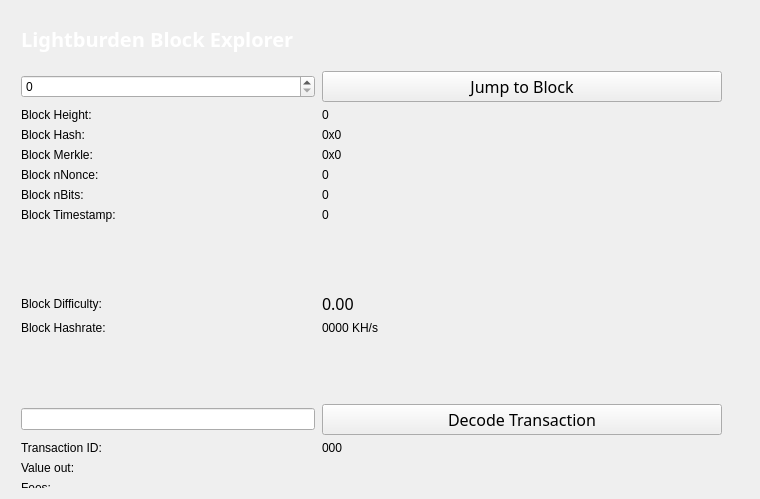
<?xml version="1.0" encoding="UTF-8"?>
<ui version="4.0">
 <class>BlockBrowser</class>
 <widget class="QWidget" name="BlockBrowser">
  <property name="windowModality">
   <enum>Qt::NonModal</enum>
  </property>
  <property name="enabled">
   <bool>true</bool>
  </property>
  <property name="geometry">
   <rect>
    <x>0</x>
    <y>0</y>
    <width>760</width>
    <height>499</height>
   </rect>
  </property>
  <property name="sizePolicy">
   <sizepolicy hsizetype="Preferred" vsizetype="Preferred">
    <horstretch>0</horstretch>
    <verstretch>0</verstretch>
   </sizepolicy>
  </property>
  <property name="minimumSize">
   <size>
    <width>0</width>
    <height>0</height>
   </size>
  </property>
  <property name="acceptDrops">
   <bool>false</bool>
  </property>
  <property name="windowTitle">
   <string>Form</string>
  </property>
  <property name="styleSheet">
   <string notr="true"/>
  </property>
  <layout class="QGridLayout">
   <property name="sizeConstraint">
    <enum>QLayout::SetMaximumSize</enum>
   </property>
   <property name="leftMargin">
    <number>21</number>
   </property>
   <property name="topMargin">
    <number>21</number>
   </property>
   <property name="rightMargin">
    <number>10</number>
   </property>
   <item row="1" column="0">
    <widget class="QWidget" name="widget" native="true">
     <widget class="QWidget" name="layoutWidget">
      <property name="geometry">
       <rect>
        <x>0</x>
        <y>0</y>
        <width>699</width>
        <height>37</height>
       </rect>
      </property>
      <layout class="QHBoxLayout" name="horizontalLayout_4">
       <property name="spacing">
        <number>7</number>
       </property>
       <item>
        <widget class="QLabel" name="label_5">
         <property name="font">
          <font>
           <family>Century Gothic</family>
           <pointsize>12</pointsize>
           <weight>50</weight>
           <italic>false</italic>
           <bold>false</bold>
          </font>
         </property>
         <property name="text">
          <string>&lt;html&gt;&lt;head/&gt;&lt;body&gt;&lt;p&gt;&lt;span style=&quot; font-size:20px; font-weight:600; color:#ffffff;&quot;&gt;Lightburden Block Explorer &lt;/span&gt;&lt;/p&gt;&lt;/body&gt;&lt;/html&gt;</string>
         </property>
        </widget>
       </item>
       <item>
        <spacer name="horizontalSpacer_2">
         <property name="orientation">
          <enum>Qt::Horizontal</enum>
         </property>
         <property name="sizeHint" stdset="0">
          <size>
           <width>40</width>
           <height>20</height>
          </size>
         </property>
        </spacer>
       </item>
      </layout>
     </widget>
     <widget class="QWidget" name="layoutWidget_2">
      <property name="geometry">
       <rect>
        <x>0</x>
        <y>50</y>
        <width>701</width>
        <height>528</height>
       </rect>
      </property>
      <layout class="QGridLayout" name="gridLayout_3" rowstretch="0,0,0,0,0,0,0,0,0,0,0,0,0,0,0,0,0,0,0,0" columnstretch="0,0">
       <property name="sizeConstraint">
        <enum>QLayout::SetDefaultConstraint</enum>
       </property>
       <property name="horizontalSpacing">
        <number>7</number>
       </property>
       <item row="13" column="1">
        <widget class="QPushButton" name="txButton">
         <property name="font">
          <font>
           <family>Century Gothic</family>
           <pointsize>12</pointsize>
           <weight>50</weight>
           <italic>false</italic>
           <bold>false</bold>
          </font>
         </property>
         <property name="styleSheet">
          <string notr="true"/>
         </property>
         <property name="text">
          <string>Decode Transaction</string>
         </property>
         <property name="autoDefault">
          <bool>true</bool>
         </property>
        </widget>
       </item>
       <item row="18" column="1">
        <widget class="QLabel" name="inputBox">
         <property name="styleSheet">
          <string notr="true">font: 10pt &quot;Arial Narrow&quot;;</string>
         </property>
         <property name="text">
          <string/>
         </property>
         <property name="alignment">
          <set>Qt::AlignLeading|Qt::AlignLeft|Qt::AlignTop</set>
         </property>
        </widget>
       </item>
       <item row="18" column="0">
        <widget class="QLabel" name="inputLabel">
         <property name="text">
          <string>Inputs:</string>
         </property>
         <property name="alignment">
          <set>Qt::AlignLeading|Qt::AlignLeft|Qt::AlignTop</set>
         </property>
        </widget>
       </item>
       <item row="11" column="1">
        <widget class="QLabel" name="pawBox">
         <property name="styleSheet">
          <string notr="true"/>
         </property>
         <property name="text">
          <string>0000 KH/s</string>
         </property>
        </widget>
       </item>
       <item row="19" column="0">
        <spacer name="verticalSpacer">
         <property name="orientation">
          <enum>Qt::Vertical</enum>
         </property>
         <property name="sizeHint" stdset="0">
          <size>
           <width>20</width>
           <height>40</height>
          </size>
         </property>
        </spacer>
       </item>
       <item row="10" column="1">
        <widget class="QLabel" name="hardBox">
         <property name="font">
          <font>
           <family>Century Gothic</family>
           <pointsize>12</pointsize>
           <weight>50</weight>
           <italic>false</italic>
           <bold>false</bold>
          </font>
         </property>
         <property name="styleSheet">
          <string notr="true"/>
         </property>
         <property name="text">
          <string>0.00</string>
         </property>
        </widget>
       </item>
       <item row="14" column="0">
        <widget class="QLabel" name="txLabel">
         <property name="text">
          <string>Transaction ID:</string>
         </property>
        </widget>
       </item>
       <item row="14" column="1">
        <widget class="QLabel" name="txID">
         <property name="styleSheet">
          <string notr="true"/>
         </property>
         <property name="text">
          <string>000</string>
         </property>
        </widget>
       </item>
       <item row="15" column="0">
        <widget class="QLabel" name="valueLabel">
         <property name="text">
          <string>Value out:</string>
         </property>
        </widget>
       </item>
       <item row="1" column="0">
        <widget class="QSpinBox" name="heightBox">
         <property name="sizePolicy">
          <sizepolicy hsizetype="Preferred" vsizetype="Fixed">
           <horstretch>0</horstretch>
           <verstretch>0</verstretch>
          </sizepolicy>
         </property>
         <property name="styleSheet">
          <string notr="true"/>
         </property>
         <property name="maximum">
          <number>99999999</number>
         </property>
        </widget>
       </item>
       <item row="10" column="0">
        <widget class="QLabel" name="hardLabel">
         <property name="text">
          <string>Block Difficulty:</string>
         </property>
        </widget>
       </item>
       <item row="15" column="1">
        <widget class="QLabel" name="valueBox">
         <property name="styleSheet">
          <string notr="true"/>
         </property>
         <property name="text">
          <string/>
         </property>
        </widget>
       </item>
       <item row="3" column="0">
        <widget class="QLabel" name="heightLabel_2">
         <property name="text">
          <string>Block Height:</string>
         </property>
        </widget>
       </item>
       <item row="8" column="1">
        <widget class="QLabel" name="timeBox">
         <property name="styleSheet">
          <string notr="true"/>
         </property>
         <property name="text">
          <string>0</string>
         </property>
        </widget>
       </item>
       <item row="5" column="0">
        <widget class="QLabel" name="merkleLabel">
         <property name="text">
          <string>Block Merkle:</string>
         </property>
        </widget>
       </item>
       <item row="16" column="1">
        <widget class="QLabel" name="feesBox">
         <property name="styleSheet">
          <string notr="true"/>
         </property>
         <property name="text">
          <string/>
         </property>
        </widget>
       </item>
       <item row="11" column="0">
        <widget class="QLabel" name="pawLabel">
         <property name="text">
          <string>Block Hashrate:</string>
         </property>
        </widget>
       </item>
       <item row="4" column="0">
        <widget class="QLabel" name="hashLabel">
         <property name="text">
          <string>Block Hash:</string>
         </property>
        </widget>
       </item>
       <item row="3" column="1">
        <widget class="QLabel" name="heightLabel">
         <property name="cursor">
          <cursorShape>IBeamCursor</cursorShape>
         </property>
         <property name="mouseTracking">
          <bool>false</bool>
         </property>
         <property name="acceptDrops">
          <bool>true</bool>
         </property>
         <property name="styleSheet">
          <string notr="true"/>
         </property>
         <property name="frameShape">
          <enum>QFrame::NoFrame</enum>
         </property>
         <property name="text">
          <string>0</string>
         </property>
         <property name="textInteractionFlags">
          <set>Qt::LinksAccessibleByMouse|Qt::TextSelectableByMouse</set>
         </property>
        </widget>
       </item>
       <item row="7" column="0">
        <widget class="QLabel" name="bitsLabel">
         <property name="text">
          <string>Block nBits:</string>
         </property>
        </widget>
       </item>
       <item row="16" column="0">
        <widget class="QLabel" name="feesLabel">
         <property name="text">
          <string>Fees:</string>
         </property>
        </widget>
       </item>
       <item row="17" column="0">
        <widget class="QLabel" name="outputLabel">
         <property name="text">
          <string>Outputs:</string>
         </property>
         <property name="alignment">
          <set>Qt::AlignLeading|Qt::AlignLeft|Qt::AlignTop</set>
         </property>
        </widget>
       </item>
       <item row="7" column="1">
        <widget class="QLabel" name="bitsBox">
         <property name="styleSheet">
          <string notr="true"/>
         </property>
         <property name="text">
          <string>0</string>
         </property>
        </widget>
       </item>
       <item row="5" column="1">
        <widget class="QLabel" name="merkleBox">
         <property name="minimumSize">
          <size>
           <width>187</width>
           <height>0</height>
          </size>
         </property>
         <property name="styleSheet">
          <string notr="true"/>
         </property>
         <property name="text">
          <string>0x0</string>
         </property>
         <property name="textInteractionFlags">
          <set>Qt::LinksAccessibleByMouse|Qt::TextSelectableByMouse</set>
         </property>
        </widget>
       </item>
       <item row="6" column="1">
        <widget class="QLabel" name="nonceBox">
         <property name="styleSheet">
          <string notr="true"/>
         </property>
         <property name="text">
          <string>0</string>
         </property>
         <property name="textInteractionFlags">
          <set>Qt::LinksAccessibleByMouse|Qt::TextSelectableByMouse</set>
         </property>
        </widget>
       </item>
       <item row="17" column="1">
        <widget class="QLabel" name="outputBox">
         <property name="styleSheet">
          <string notr="true">font: 10pt &quot;Arial Narrow&quot;;</string>
         </property>
         <property name="text">
          <string/>
         </property>
         <property name="alignment">
          <set>Qt::AlignLeading|Qt::AlignLeft|Qt::AlignTop</set>
         </property>
        </widget>
       </item>
       <item row="6" column="0">
        <widget class="QLabel" name="nonceLabel">
         <property name="text">
          <string>Block nNonce:</string>
         </property>
        </widget>
       </item>
       <item row="8" column="0">
        <widget class="QLabel" name="timeLabel">
         <property name="text">
          <string>Block Timestamp:</string>
         </property>
        </widget>
       </item>
       <item row="4" column="1">
        <widget class="QLabel" name="hashBox">
         <property name="enabled">
          <bool>true</bool>
         </property>
         <property name="sizePolicy">
          <sizepolicy hsizetype="Preferred" vsizetype="Preferred">
           <horstretch>0</horstretch>
           <verstretch>0</verstretch>
          </sizepolicy>
         </property>
         <property name="minimumSize">
          <size>
           <width>0</width>
           <height>0</height>
          </size>
         </property>
         <property name="styleSheet">
          <string notr="true"/>
         </property>
         <property name="text">
          <string>0x0</string>
         </property>
         <property name="textInteractionFlags">
          <set>Qt::LinksAccessibleByMouse|Qt::TextSelectableByMouse</set>
         </property>
        </widget>
       </item>
       <item row="13" column="0">
        <widget class="QLineEdit" name="txBox">
         <property name="sizePolicy">
          <sizepolicy hsizetype="Preferred" vsizetype="Fixed">
           <horstretch>0</horstretch>
           <verstretch>0</verstretch>
          </sizepolicy>
         </property>
         <property name="styleSheet">
          <string notr="true"/>
         </property>
         <property name="inputMask">
          <string comment="Transaction id" extracomment="Transaction id"/>
         </property>
         <property name="placeholderText">
          <string comment="Transaction ID" extracomment="Transaction ID"/>
         </property>
        </widget>
       </item>
       <item row="12" column="0">
        <spacer name="verticalSpacer_2">
         <property name="orientation">
          <enum>Qt::Vertical</enum>
         </property>
         <property name="sizeHint" stdset="0">
          <size>
           <width>20</width>
           <height>40</height>
          </size>
         </property>
        </spacer>
       </item>
       <item row="1" column="1">
        <widget class="QPushButton" name="blockButton">
         <property name="minimumSize">
          <size>
           <width>400</width>
           <height>0</height>
          </size>
         </property>
         <property name="maximumSize">
          <size>
           <width>16777215</width>
           <height>16777215</height>
          </size>
         </property>
         <property name="font">
          <font>
           <family>Century Gothic</family>
           <pointsize>12</pointsize>
           <weight>50</weight>
           <italic>false</italic>
           <bold>false</bold>
          </font>
         </property>
         <property name="styleSheet">
          <string notr="true"/>
         </property>
         <property name="text">
          <string>Jump to Block</string>
         </property>
         <property name="autoDefault">
          <bool>true</bool>
         </property>
         <property name="flat">
          <bool>false</bool>
         </property>
        </widget>
       </item>
       <item row="9" column="0">
        <spacer name="verticalSpacer_3">
         <property name="orientation">
          <enum>Qt::Vertical</enum>
         </property>
         <property name="sizeHint" stdset="0">
          <size>
           <width>20</width>
           <height>40</height>
          </size>
         </property>
        </spacer>
       </item>
       <item row="9" column="1">
        <spacer name="verticalSpacer_4">
         <property name="orientation">
          <enum>Qt::Vertical</enum>
         </property>
         <property name="sizeHint" stdset="0">
          <size>
           <width>20</width>
           <height>40</height>
          </size>
         </property>
        </spacer>
       </item>
      </layout>
     </widget>
    </widget>
   </item>
  </layout>
 </widget>
 <resources/>
 <connections/>
</ui>
